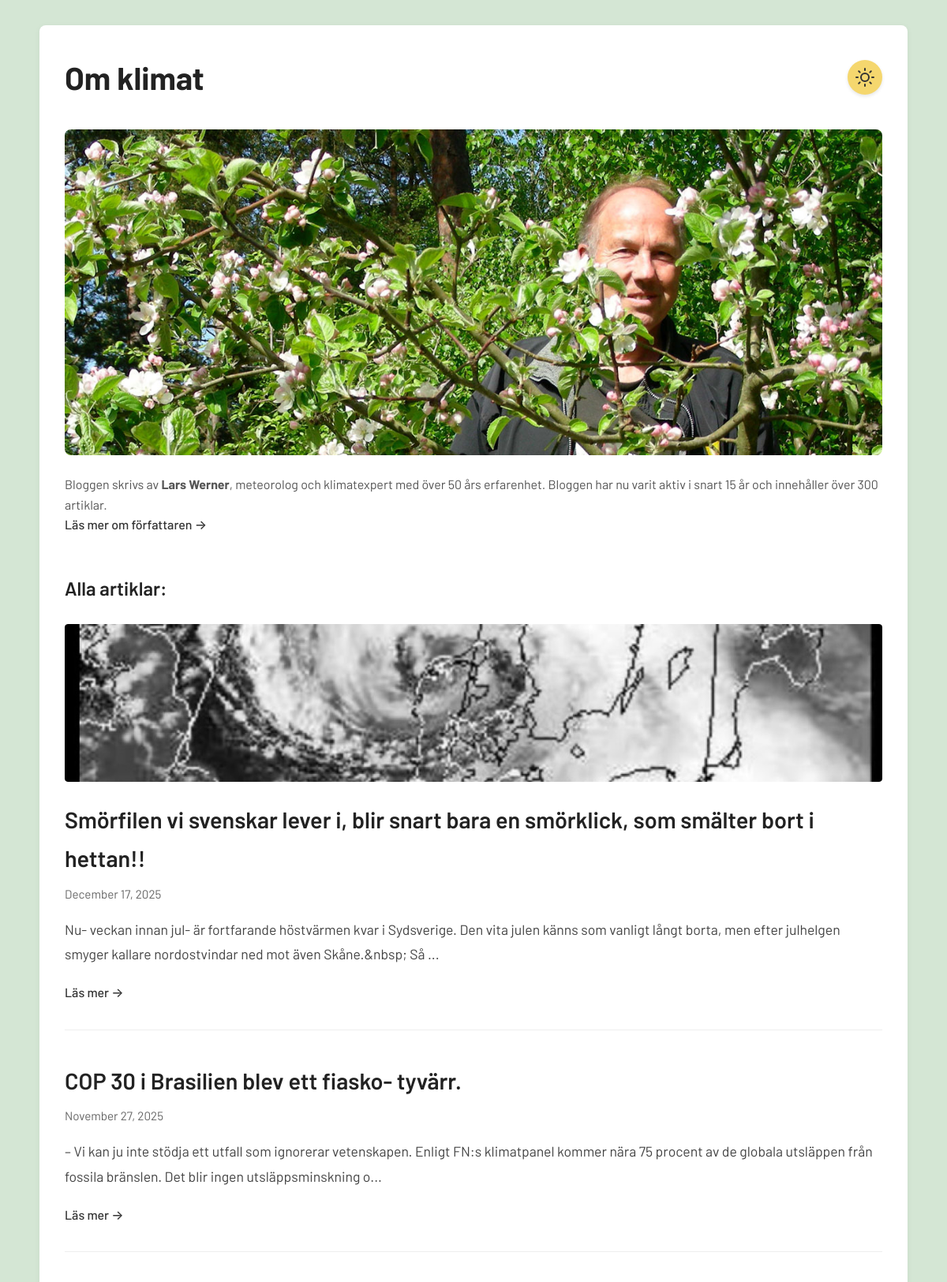
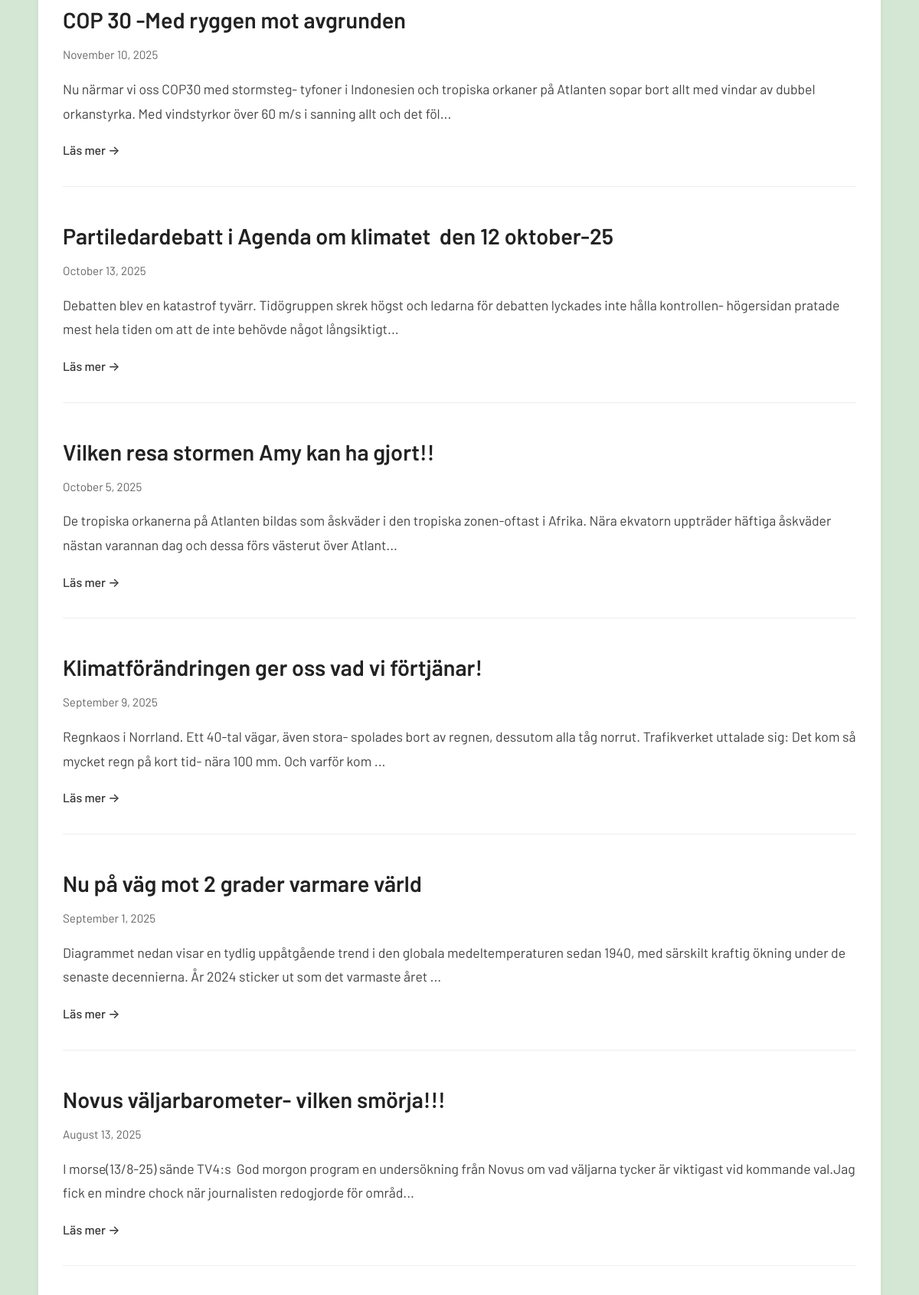
The page / (upper part) on the database its author committed (2 pictures, top to bottom).
### tables this page shows
CREATE TABLE posts (
        id INTEGER PRIMARY KEY AUTOINCREMENT,
        title TEXT NOT NULL,
        content TEXT NOT NULL,
        slug TEXT UNIQUE NOT NULL,
        created_at DATETIME DEFAULT CURRENT_TIMESTAMP,
        updated_at DATETIME DEFAULT CURRENT_TIMESTAMP
    , featured_image TEXT, status TEXT DEFAULT 'draft');

### config.php (called while the page is built, shortened)
<?php
function formatDate($date) {
    return date('F j, Y', strtotime($date));
}
function getFeaturedImageUrl($filename) {
    return 'uploads/' . $filename;
}

### index.php (the view, shortened to what this page needs)
<?php
require_once 'config.php';
$db = getDB();
$stmt = $db->query("SELECT id, title, content, slug, featured_image, created_at FROM posts WHERE status = 'published' ORDER BY created_at DESC");
$posts = $stmt->fetchAll(PDO::FETCH_ASSOC);
function getExcerpt($content, $length = 200) {
    $text = strip_tags($content);
    if (strlen($text) <= $length) {
        return $text;
    }
    return substr($text, 0, $length) . '...';
}
?>
<!DOCTYPE html>
<html lang="sv">
<head>
    <link rel="stylesheet" href="styles.css?v=3">
</head>
<body>
    <div class="container">
        <header>
            <div class="header-title-wrapper">
                <h1>Om klimat</h1>
                <a href="admin/login.php" class="admin-sun-button" aria-label="Gå till admin-sidan">
                </a>
            </div>
            <?php if (file_exists('uploads/author.png')): ?>
                <img src="uploads/author.png" alt="Lars Werner" class="author-image" style="max-width: 100%; height: auto; margin-bottom: 1rem; border-radius: 8px;">
            <?php endif; ?>
            <div class="author-intro">
                <p>Bloggen skrivs av <strong>Lars Werner</strong>, meteorolog och klimatexpert med över 50 års erfarenhet. Bloggen har nu varit aktiv i snart 15 år och innehåller över 300 artiklar.<br><a href="om.php">Läs mer om författaren →</a></p>
            </div>
        </header>
        <main>
            <?php if (empty($posts)): ?>
                <p class="no-posts">Inga inlägg än. Kom tillbaka snart!</p>
            <?php else: ?>
                <h2 class="articles-subtitle">Alla artiklar:</h2>
                <div class="posts-list">
                    <?php foreach ($posts as $post): ?>
                        <article class="post-preview">
                            <?php if ($post['featured_image']): ?>
                                <a href="post.php?slug=<?php echo htmlspecialchars($post['slug']); ?>" class="featured-image-link">
                                    <img src="<?php echo htmlspecialchars(getFeaturedImageUrl($post['featured_image'])); ?>"
                                         alt="<?php echo htmlspecialchars($post['title']); ?>"
                                         class="featured-image">
                                </a>
                            <?php endif; ?>
                            <h2><a href="post.php?slug=<?php echo htmlspecialchars($post['slug']); ?>">
                                <?php echo htmlspecialchars($post['title']); ?>
                            </a></h2>
                            <time class="post-date"><?php echo formatDate($post['created_at']); ?></time>
                            <p class="post-excerpt"><?php echo htmlspecialchars(getExcerpt($post['content'])); ?></p>
                            <a href="post.php?slug=<?php echo htmlspecialchars($post['slug']); ?>" class="read-more">Läs mer →</a>
                        </article>
                    <?php endforeach; ?>
                </div>
            <?php endif; ?>
        </main>
    </div>
</body>
</html>

### styles.css (style rules this page uses)
* { margin: 0; padding: 0; box-sizing: border-box; }
body { font-family: 'Barlow', -apple-system, BlinkMacSystemFont, 'Segoe UI', Roboto, 'Helvetica Neue', Arial, sans-serif; font-size: 18px; line-height: 1.7; color: #333; background: #d4e6d4; padding: 2rem 1rem; }
.container { max-width: 1100px; margin: 0 auto; background: white; padding: 2rem; border-radius: 8px; box-shadow: 0 2px 8px rgba(0,0,0,0.05); }
.header-title-wrapper { display: flex; align-items: center; justify-content: space-between; margin-bottom: 2rem; }
header h1 { font-size: 2.5rem; margin-bottom: 0; color: #222; font-weight: 700; flex: 1; }
.admin-sun-button { display: flex; align-items: center; justify-content: center; width: 44px; height: 44px; border-radius: 50%; background: #f5d76e; color: #333; text-decoration: none; transition: all 0.2s ease; box-shadow: 0 2px 4px rgba(0, 0, 0, 0.1); flex-shrink: 0; }
.admin-sun-button svg { width: 24px; height: 24px; }
.author-intro { margin-top: 0; margin-bottom: 2rem; padding-top: 0; font-size: 1rem; color: #555; line-height: 1.6; }
.author-intro a { color: #333; text-decoration: none; font-weight: 500; }
main { margin-bottom: 3rem; }
.articles-subtitle { font-size: 1.5rem; font-weight: 600; color: #222; margin-top: 3rem; margin-bottom: 1.5rem; }
.posts-list { display: flex; flex-direction: column; gap: 2.5rem; }
.post-preview { padding-bottom: 2rem; border-bottom: 1px solid #eee; }
.featured-image-link { display: block; margin-bottom: 1.5rem; border-radius: 4px; overflow: hidden; }
.featured-image { width: 100%; height: 200px; object-fit: cover; display: block; border-radius: 4px; transition: transform 0.3s ease; }
.post-preview h2 { font-size: 1.8rem; margin-bottom: 0.5rem; font-weight: 600; }
.post-preview h2 a { color: #222; text-decoration: none; }
.post-date { display: block; font-size: 0.95rem; color: #666; margin-bottom: 1rem; }
.post-excerpt { font-size: 1.1rem; color: #444; margin-bottom: 1rem; line-height: 1.8; }
.read-more { color: #333; text-decoration: none; font-weight: 500; font-size: 1rem; }

### rows shown on the page
posts: featured_image (picture), title "Smörfilen vi svenskar lever i, blir snart bara en smörklick, som smälter bort i hettan!!", created_at "December 17, 2025", content "Nu- veckan innan jul- är fortfarande höstvärmen kvar i Sydsverige. Den vita julen känns som vanligt långt borta, men efter julhelgen smyger kallare nordostvindar ned mot även Skåne.&nbsp; Så ..."
posts: title "COP 30 i Brasilien blev ett fiasko- tyvärr.", created_at "November 27, 2025", content "– Vi kan ju inte stödja ett utfall som ignorerar vetenskapen. Enligt FN:s klimatpanel kommer nära 75 procent av de globala utsläppen från fossila bränslen. Det blir ingen utsläppsminskning o..."
posts: title "COP 30 -Med ryggen mot avgrunden", created_at "November 10, 2025", content "Nu närmar vi oss COP30 med stormsteg- tyfoner i Indonesien och tropiska orkaner på Atlanten sopar bort allt med vindar av dubbel orkanstyrka. Med vindstyrkor över 60 m/s i sanning allt och det föl..."
posts: title "Partiledardebatt i Agenda om klimatet den 12 oktober-25", created_at "October 13, 2025", content "Debatten blev en katastrof tyvärr. Tidögruppen skrek högst och ledarna för debatten lyckades inte hålla kontrollen- högersidan pratade mest hela tiden om att de inte behövde något långsiktigt..."
posts: title "Vilken resa stormen Amy kan ha gjort!!", created_at "October 5, 2025", content "De tropiska orkanerna på Atlanten bildas som åskväder i den tropiska zonen-oftast i Afrika. Nära ekvatorn uppträder häftiga åskväder nästan varannan dag och dessa förs västerut över Atlant..."
posts: title "Klimatförändringen ger oss vad vi förtjänar!", created_at "September 9, 2025", content "Regnkaos i Norrland. Ett 40-tal vägar, även stora- spolades bort av regnen, dessutom alla tåg norrut. Trafikverket uttalade sig: Det kom så mycket regn på kort tid- nära 100 mm. Och varför kom ..."
posts: title "Nu på väg mot 2 grader varmare värld", created_at "September 1, 2025", content "Diagrammet nedan visar en tydlig uppåtgående trend i den globala medeltemperaturen sedan 1940, med särskilt kraftig ökning under de senaste decennierna. År 2024 sticker ut som det varmaste året ..."
posts: title "Novus väljarbarometer- vilken smörja!!!", created_at "August 13, 2025", content "I morse(13/8-25) sände TV4:s God morgon program en undersökning från Novus om vad väljarna tycker är viktigast vid kommande val.Jag fick en mindre chock när journalisten redogjorde för områd..."
